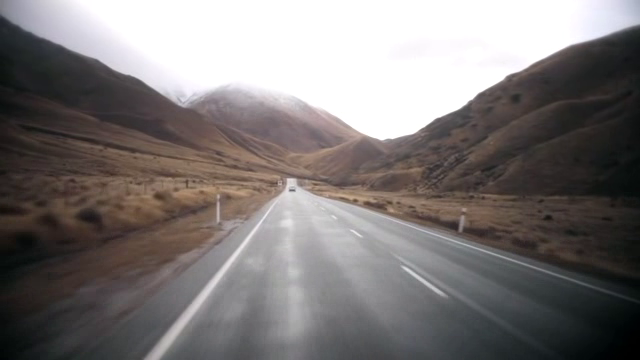
#> input picture frame 23 of Cursos/Visão Computacional/Scripts/vídeos/lane_detection_video.mp4, 640 x 360 px
$ python lane_detection.py
#> lines starting #> are read from the running program, lines starting #| are printed output that depends on the picture; after the words box and inside, x2 and y2 are one past the last pixel; in counts of white or black regions, pixels touching at a corner belong together
#> further down, frame is the input picture: shape (360, 640, 3); mean B, G, R 118.7, 119.5, 124.3
import numpy as np
import cv2

"""
A detecção de pistas é a tarefa de detectar pistas
em uma estrada a partir de uma câmera.
"""

def draw_the_lines(image, lines):
    # criamos uma imagem distinta para as linhas (preta -> todos os valores 0)
    lines_image = np.zeros((image.shape[0], image.shape[1], 3), dtype=np.uint8)
    # existem as coordenadas (x,y) para os pontos iniciais e final das linhas
    for line in lines:
        for x1, y1, x2, y2 in line:
            cv2.line(lines_image, (x1, y1), (x2, y2), (0, 0, 255), thickness=3)
    # finalmente devemos unir a imagem com as linhas
    image_with_lines = cv2.addWeighted(image, 0.8, lines_image, 1, 0.0)
    return image_with_lines

def region_of_interest(image, region_points):
    # Vamos substituir com pixels 0 (preto)
    # as regiões da imagem que não temos interesse
    mask = np.zeros_like(image)
    # A região que estamos interessados é o triângulo inferior - pixels 255 (branco)
    cv2.fillPoly(mask, region_points, 255)
    # Queremos usar a mask: desejamos manter as regiões da imagem original
    # onde a mask possui pixels coloridos com branco
    masked_image = cv2.bitwise_and(image, mask)
    return masked_image

def get_detected_lanes(image):
    (height, width) = (image.shape[0], image.shape[1])
#> height = 360; width = 640
    # transformamos a imagem em escala de cinza
    gray_image = cv2.cvtColor(image, cv2.COLOR_BGR2GRAY)
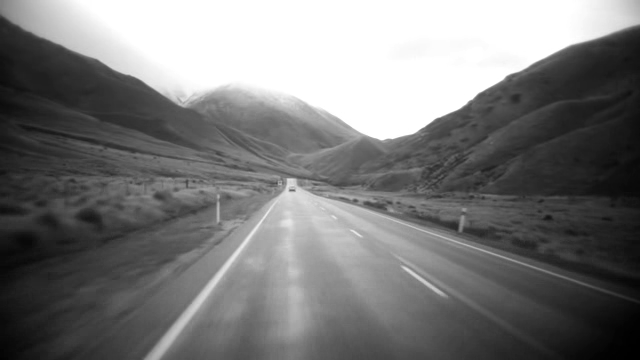
#> gray_image: shape (360, 640); min 0, max 255, mean 120.8
    # Edge detection kernel (canny's algorithm)
    canny_image = cv2.Canny(gray_image, 100, 120)
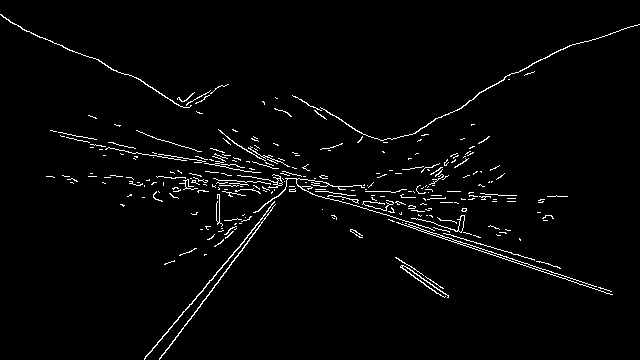
#> canny_image: shape (360, 640); 2.5% white in thin lines or dots
    # estamos interessados apenas na "região inferior" da imagem
    region_of_interest_vertices = [
        (0, height),
        (width/2, height*0.65),
        (width, height)
    ]
#> region_of_interest_vertices = [(0, 360), (320, 234), (640, 360)]
    # podemos nos livrar das partes irrelevantes da imagem
    # nós apenas mantemo apenas a região triangular inferior
    cropped_image = region_of_interest(
            canny_image,
            np.array([region_of_interest_vertices], np.int32)
        )
#> in region_of_interest, `cv2.fillPoly(mask, region_points, 255)`:
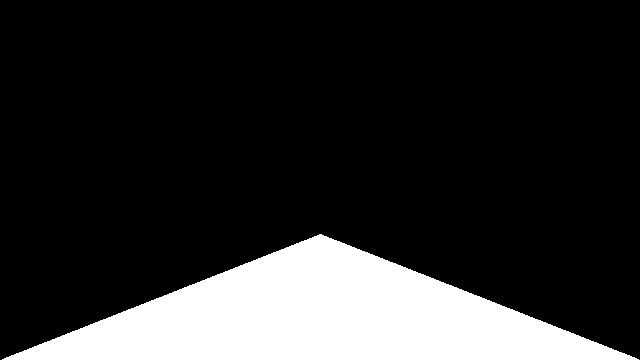
#> mask: shape (360, 640); 17.5% white; 1 white region, box (x1, y1, x2, y2) and area: (2, 234, 639, 360) 40387
#> in region_of_interest, `masked_image = cv2.bitwise_and(image, mask)`:
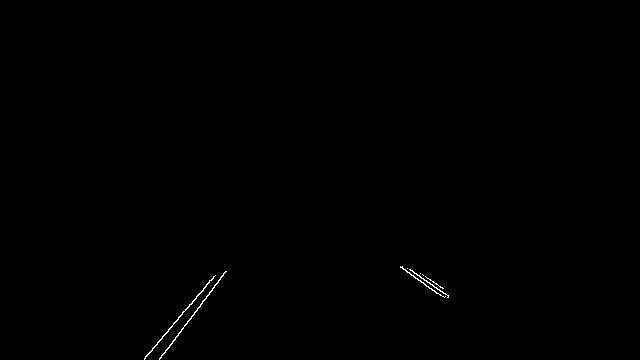
#> masked_image: shape (360, 640); 0.21% white in thin lines or dots, all inside (x1, y1, x2, y2) = (144, 266, 449, 360)
    # usamos o algoritmo de detecção de linhas (usaremos radianos)
    lines = cv2.HoughLinesP(cropped_image,
            rho=2,
            theta=np.pi/180,
            threshold=50,
            lines=np.array([]),
            minLineLength=40,
            maxLineGap=150
        )
#> lines = [[159, 358, 220, 279], [157, 344, 213, 276], [402, 267, 442, 296], [407, 268, 448, 296], [144, 359, 189, 304]]
    # desenhamos as linhas na imagem
    image_with_lines = draw_the_lines(image, lines)
#> the loop in draw_the_lines, `for line in lines:` made 5 passes
#> in draw_the_lines, `image_with_lines = cv2.addWeighted(image, 0.8, lines_image, 1, 0.0)`:
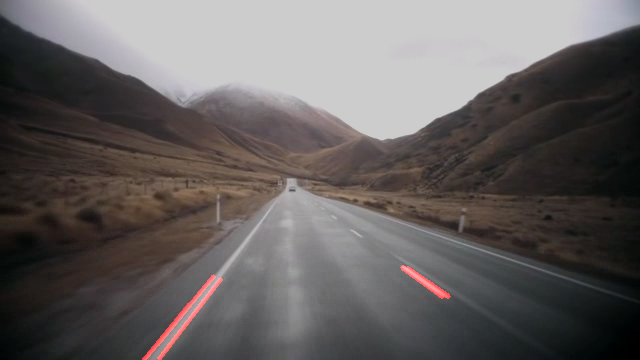
#> image_with_lines: shape (360, 640, 3); mean B, G, R 95, 95.6, 100.3
    return image_with_lines

# Um vídeo é o mesmo que diversos frames
# Uma imagem apresentada após a outra
video = cv2.VideoCapture('vídeos/lane_detection_video.mp4')

while video.isOpened():
    is_grabbed, frame = video.read()

    # testamos se é o fim do vídeo
    if not is_grabbed:
        break

    frame = get_detected_lanes(frame)

    cv2.imshow('Lane Detection Video', frame)
    cv2.waitKey(15)

video.release()
cv2.destroyAllWindows()

$ run again, starting later in the video
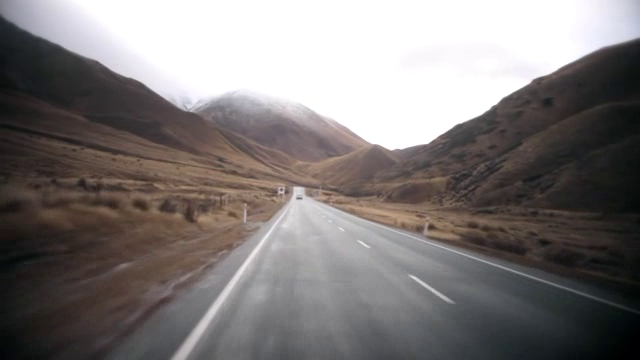
#> input picture frame 107 of Cursos/Visão Computacional/Scripts/vídeos/lane_detection_video.mp4, 640 x 360 px
#> frame is the input picture: shape (360, 640, 3); mean B, G, R 120.6, 121.4, 126.5
#> in get_detected_lanes, `canny_image = cv2.Canny(gray_image, 100, 120)`:
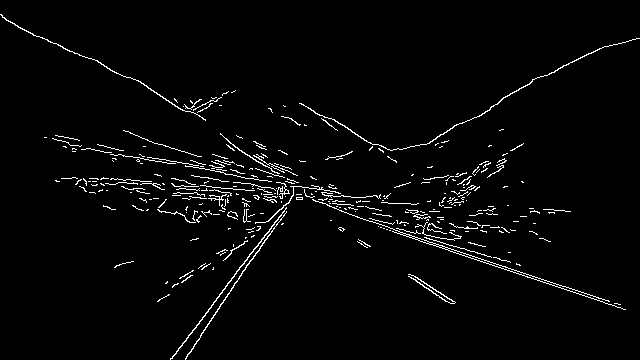
#> canny_image: shape (360, 640); 2.7% white in thin lines or dots
#> mask: shape (360, 640); 17.5% white; 1 white region, box (x1, y1, x2, y2) and area: (2, 234, 639, 360) 40387
#> masked_image: shape (360, 640); 0.21% white in thin lines or dots, all inside (x1, y1, x2, y2) = (157, 262, 456, 360)
#> lines = [[172, 358, 243, 264], [185, 359, 239, 278], [187, 355, 247, 264], [410, 274, 453, 301], [408, 274, 451, 303]]
#> the loop in draw_the_lines, `for line in lines:` made 5 passes
#> in draw_the_lines, `image_with_lines = cv2.addWeighted(image, 0.8, lines_image, 1, 0.0)`:
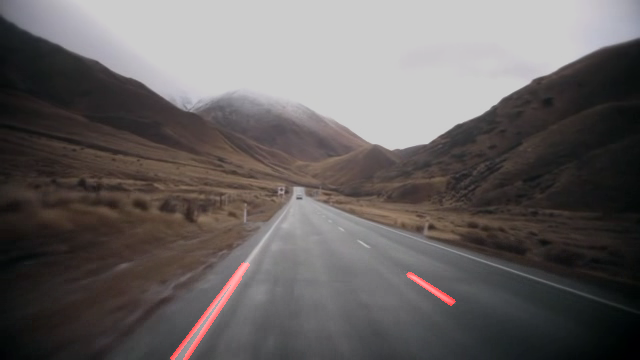
#> image_with_lines: shape (360, 640, 3); mean B, G, R 96.5, 97.1, 102

$ run again, starting later in the video
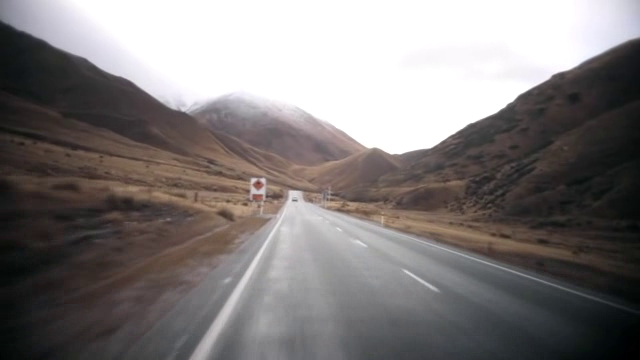
#> input picture frame 190 of Cursos/Visão Computacional/Scripts/vídeos/lane_detection_video.mp4, 640 x 360 px
#> frame is the input picture: shape (360, 640, 3); mean B, G, R 122.5, 122.9, 127.6
#> in get_detected_lanes, `canny_image = cv2.Canny(gray_image, 100, 120)`:
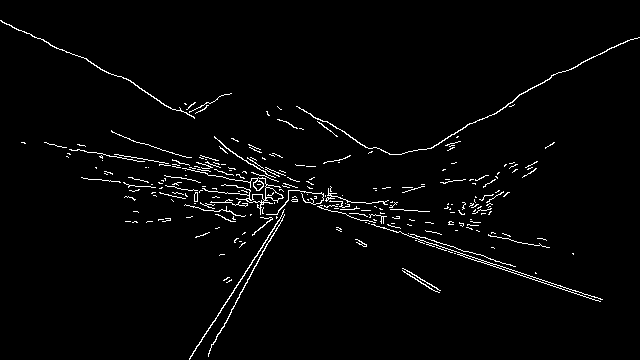
#> canny_image: shape (360, 640); 2.4% white in thin lines or dots
#> mask: shape (360, 640); 17.5% white; 1 white region, box (x1, y1, x2, y2) and area: (2, 234, 639, 360) 40387
#> masked_image: shape (360, 640); 0.19% white in thin lines or dots, all inside (x1, y1, x2, y2) = (189, 258, 441, 360)
#> lines = [[189, 359, 253, 260], [208, 355, 259, 258]]
#> the loop in draw_the_lines, `for line in lines:` made 2 passes
#> in draw_the_lines, `image_with_lines = cv2.addWeighted(image, 0.8, lines_image, 1, 0.0)`:
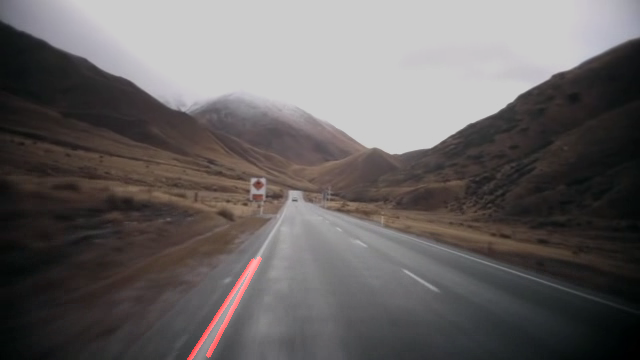
#> image_with_lines: shape (360, 640, 3); mean B, G, R 98, 98.3, 102.7
